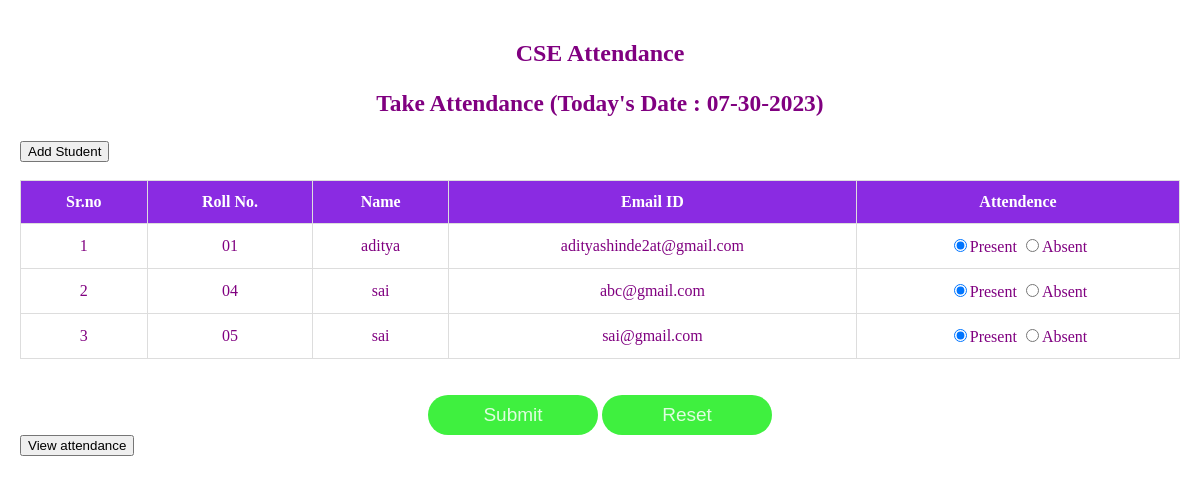
Page /cse_attendence.php on the committed database.
### tables this page shows
CREATE TABLE `student` (
  `id` int(12) NOT NULL,
  `name` varchar(255) NOT NULL,
  `email` varchar(255) NOT NULL,
  `roll_no` varchar(255) NOT NULL,
  `dept_id` varchar(255) NOT NULL,
  `date_created` date NOT NULL DEFAULT current_timestamp()
);

### cse_attendence.php (the view, shortened to what this page needs)
<!DOCTYPE html>
<html lang="en">
<head>
    <link rel="stylesheet" href="Attendence.css" />
 </head>
<body>
<center>
    <h2>CSE Attendance</h2>
</center>
    <center><label class="ed1">
            <h3 style="">Take Attendance (Today's Date :
                <?php echo $todaysDate = date("m-d-Y"); ?>)</h1>
    </center>
    <button><a href="studentForm.php" style="color:black; text-decoration:none;">Add Student</a></button>
    <br><br>
    <form action="cse_attendence.php" method="post">
        <table class="table">
            <thead>
                <th name="present" class="att">Sr.no</th>
                <th name="rollno">Roll No.</th>
                <th name="name">Name</th>
                <th name="email">Email ID</th>
                <th name="present" class="att">Attendence</th>
            </thead>
            <tbody>
                <?php
$conn = mysqli_connect('localhost', 'root', '', 'attendance');                $result = mysqli_query($conn,"select * from student where dept_id=1");
                $serialnumber = 0;
                $counter= 0;
                while ($row = mysqli_fetch_array($result)) {
                    $serialnumber++;
                    ?>
                    <tr>
                        <td><?php echo $serialnumber ?></td>
                        <td>
                            <?php echo $row['roll_no'] ?>
                        </td>
                        <td>
                        <?php echo $row['name'] ?>
                        </td>
                        <td>
                            <?php echo $row['email'] ?>
                        </td>
                        <td>
                            <input type="radio" name="attendence_status[<?php echo $counter; ?>]" id="" value="present" required checked>Present
                            <input type="radio" name="attendence_status[<?php echo $counter; ?>]" id="" value="absent" required>Absent
                        </td>
                    </tr>
                <?php
                                    $counter++;
            }
             ?>
            </tbody>
        </table>
        <center><br><br><button class="sub" name="submit" value="Save Data" onclick="savedata.php">Submit</button>
        <button type="reset" class="sub">Reset</button>
        </center>
    </form>
    <button><a href="cse_view_attendence.php" style="color:black; text-decoration:none;">View attendance</a></button>
</body>
</html>

### Attendence.css (style rules this page uses)
body { margin: 0; padding: 20px; font-family: 'Times New Roman', Times, serif; }
* { box-sizing: border-box; }
.ed1 { font-size: 20px; }
.table { width: 100%; border-collapse: collapse; }
.table td,.table th { padding: 12px 15px; border: 1px solid #ddd; text-align: center; font-size: 16px; }
.table th { background-color: blueviolet; color: #ffffff; }
.sub { background-color: rgb(63, 240, 63); border: none; width: 170px; height: 40px; border-radius: 20px; color: rgba(255, 255, 255, 0.836); font-size: 19px; transition: all 0.2s ease; }

### cse_attendence.php (style rules this page uses)
body { color:purple; background-image:url("l.webp"); background-size: cover; background-repeat: no-repeat; }

### rows in the picture
student: roll_no "01", name "aditya", email "adityashinde2at@gmail.com"
student: roll_no "04", name "sai", email "abc@gmail.com"
student: roll_no "05", name "sai", email "sai@gmail.com"
